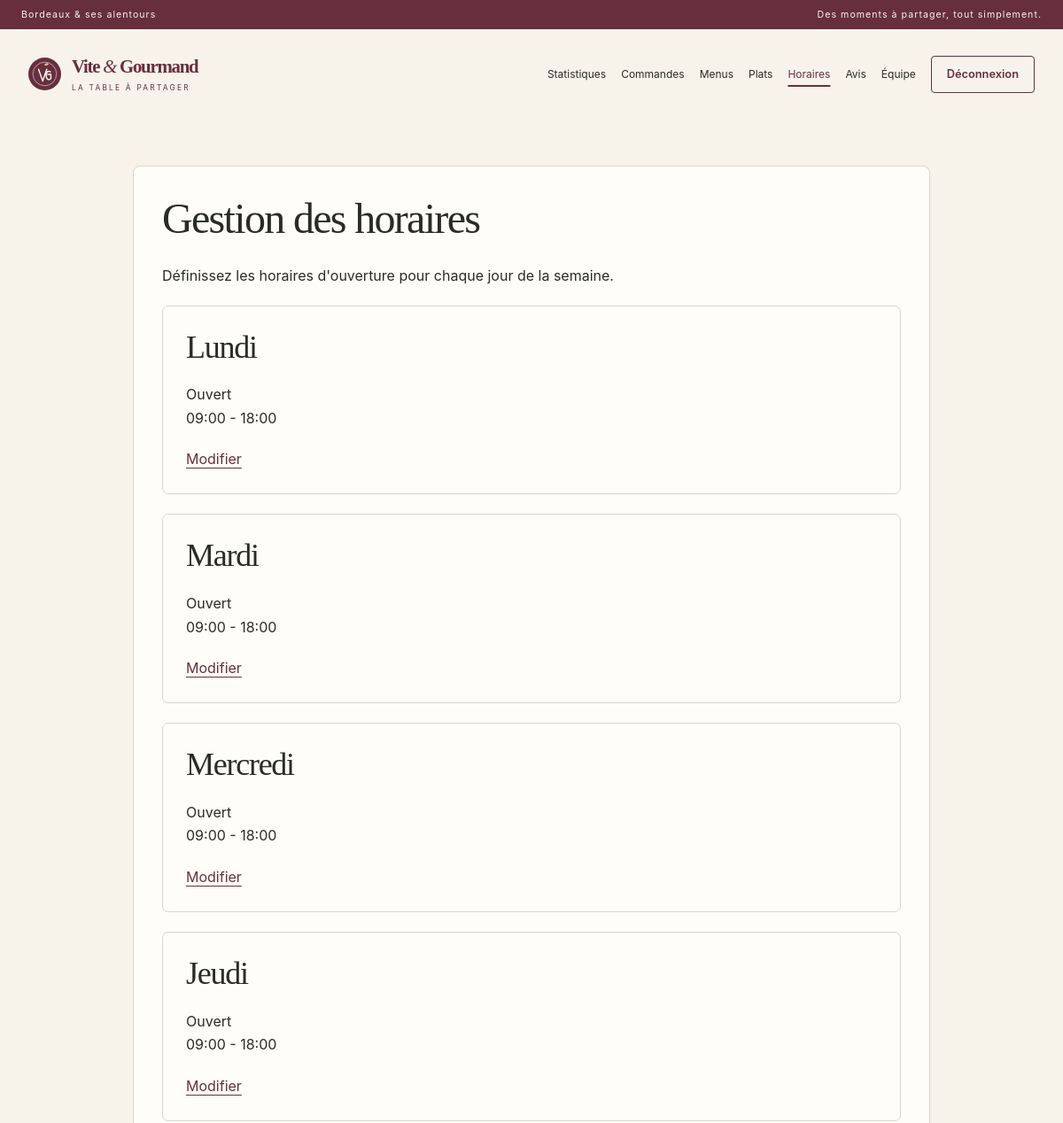
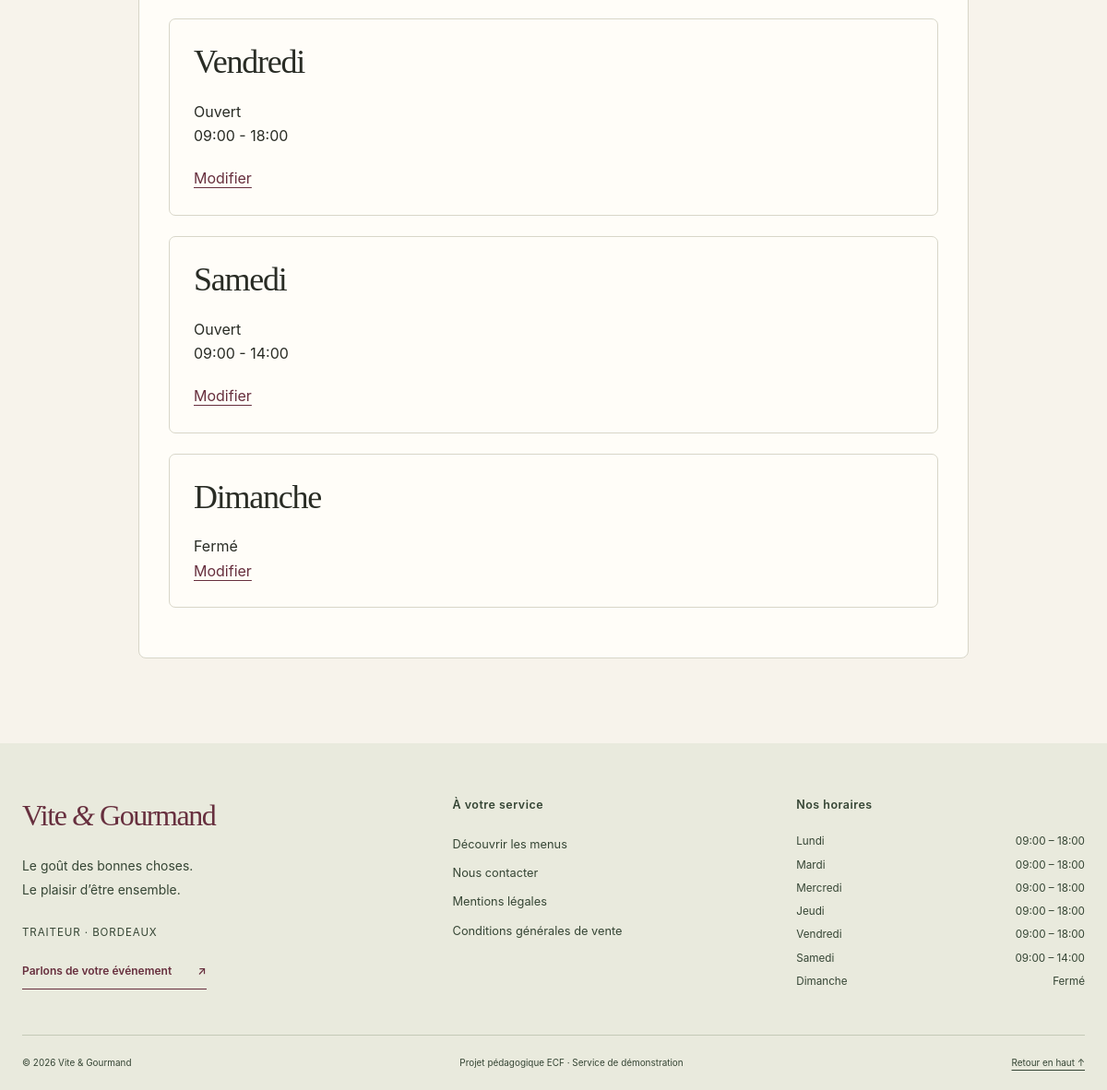
/admin-horaires.php (signed in), run on the app's committed database (2 pictures, top to bottom).
### tables this page shows
CREATE TABLE `horaires` (
    `id` INT NOT NULL AUTO_INCREMENT,
    `jour` VARCHAR(20) NOT NULL,
    `heure_ouverture` TIME DEFAULT NULL,
    `heure_fermeture` TIME DEFAULT NULL,
    `ferme` TINYINT(1) NOT NULL DEFAULT 0,

    PRIMARY KEY (`id`),
    UNIQUE KEY `jour` (`jour`)
);

### Config/security.php (called while the page is built, shortened)
<?php
function e(mixed $value): string
{
    return htmlspecialchars((string) $value, ENT_QUOTES | ENT_SUBSTITUTE, 'UTF-8');
}

### Public/admin-horaires.php (the view, shortened to what this page needs)
<?php
require_once __DIR__ . '/../Config/database.php';
$jours = [
    'Lundi',
    'Mardi',
    'Mercredi',
    'Jeudi',
    'Vendredi',
    'Samedi',
    'Dimanche'
];
$sql = '
    SELECT *
    FROM horaires
';
$stmt = $pdo->prepare($sql);
$stmt->execute();
$horairesBdd = $stmt->fetchAll(
    PDO::FETCH_ASSOC
);
$horaires = [];
foreach ($horairesBdd as $horaire) {
    $horaires[
        $horaire['jour']
    ] = $horaire;
}
?>
<?php require_once __DIR__ . '/../Templates/layout.php';
renderHeader('Gestion des horaires'); ?>
<section class="content-panel">
    <h1>
        Gestion des horaires
    </h1>
    <p>
        Définissez les horaires d'ouverture
        pour chaque jour de la semaine.
    </p>
    <?php foreach ($jours as $jour): ?>
        <?php
        $horaire = $horaires[$jour] ?? null;
        ?>
        <section class="horaire">
            <div class="infos">
                <h2>
                    <?= htmlspecialchars($jour) ?>
                </h2>
                <?php if (!$horaire): ?>
                    <p>
                        Aucun horaire renseigné.
                    </p>
                <?php elseif ((int) $horaire['ferme'] === 1): ?>
                    <span class="ferme">
                        Fermé
                    </span>
                <?php else: ?>
                    <span class="ouvert">
                        Ouvert
                    </span>
                    <p>
                        <?= htmlspecialchars(substr($horaire['heure_ouverture'], 0, 5)) ?>
                        -
                        <?= htmlspecialchars(substr($horaire['heure_fermeture'], 0, 5)) ?>
                    </p>
                <?php endif; ?>
            </div>
            <div>
                <a
                    class="action"
                    href="modifier-horaire.php?jour=<?= urlencode($jour) ?>"
                >
                    <?= $horaire ? 'Modifier' : 'Ajouter' ?>
                </a>
            </div>
        </section>
    <?php endforeach; ?>
</section>
<?php renderFooter($pdo); ?>

### Templates/layout.php (shortened to what this page needs)
<?php
require_once __DIR__ . '/../Config/security.php';
function renderHeader(string $title): void
{
    $role = $_SESSION['role'] ?? '';
    $staff = in_array($role, ['admin', 'employe'], true);
    $links = $staff
        ? ['admin-commandes.php' => 'Commandes', 'admin-menus.php' => 'Menus', 'admin-plats.php' => 'Plats', 'admin-horaires.php' => 'Horaires', 'admin-avis.php' => 'Avis']
        : ['index.php' => 'Accueil', 'menus.php' => 'Nos menus'];
    if ($role === 'admin') {
        $links = ['admin-statistiques.php' => 'Statistiques'] + $links + ['admin-employes.php' => 'Équipe'];
    } elseif ($role === 'utilisateur') {
        $links += ['mes-commandes.php' => 'Mes commandes', 'mon-profil.php' => 'Mon profil'];
    }
    $current = basename($_SERVER['SCRIPT_NAME'] ?? '');
    ?>
<!DOCTYPE html>
<html lang="fr">
<head>
    <link rel="stylesheet" href="style.css?v=<?= filemtime(__DIR__ . '/../Public/style.css') ?>">
</head>
<body class="<?= $staff ? 'staff-page' : 'public-page' ?>">
<div class="announcement">
    <span>Bordeaux & ses alentours</span>
    <span>Des moments à partager, tout simplement.</span>
</div>
<header class="site-header">
    <a class="brand" href="index.php" aria-label="Vite et Gourmand, accueil">
        <img src="assets/images/embleme.svg" alt="" width="45" height="45">
        <span>Vite <i>&</i> Gourmand<small>LA TABLE À PARTAGER</small></span>
    </a>
    <nav id="main-navigation" class="navbar-links" aria-label="Navigation principale">
        <?php foreach ($links as $href => $label): ?>
            <a href="<?= e($href) ?>" <?= $current === $href ? 'aria-current="page"' : '' ?>><?= e($label) ?></a>
        <?php endforeach; ?>
        <?php if (isset($_SESSION['user_id'])): ?>
            <form method="post" action="logout.php" class="logout-form">
                <button class="nav-account" type="submit">Déconnexion</button>
            </form>
        <?php else: ?>
            <a class="nav-account" href="login.php" <?= $current === 'login.php' ? 'aria-current="page"' : '' ?>>Mon espace <span aria-hidden="true">↗</span></a>
        <?php endif; ?>
    </nav>
</header>
<main id="main-content" class="page-shell">
<?php
}
function renderFooter(PDO $pdo): void
{
    $rows = $pdo->query('SELECT jour, heure_ouverture, heure_fermeture, ferme FROM horaires')->fetchAll(PDO::FETCH_ASSOC);
    $horaires = [];
    foreach ($rows as $row) {
        $horaires[strtolower($row['jour'])] = $row;
    }
    ?>
</main>
<footer class="site-footer">
    <div class="footer-grid">
        <div class="footer-intro">
            <a class="footer-brand" href="index.php">Vite <i>&</i> Gourmand</a>
            <p>Le goût des bonnes choses.<br>Le plaisir d’être ensemble.</p>
            <p class="footer-location">Traiteur · Bordeaux</p>
            <a href="contact.php" class="text-link">Parlons de votre événement <span aria-hidden="true">↗</span></a>
        </div>
        <div>
            <h2>À votre service</h2>
            <ul class="footer-links">
                <li><a href="menus.php">Découvrir les menus</a></li>
                <li><a href="contact.php">Nous contacter</a></li>
                <li><a href="mentions-legales.php">Mentions légales</a></li>
                <li><a href="cgv.php">Conditions générales de vente</a></li>
            </ul>
        </div>
        <div>
            <h2>Nos horaires</h2>
            <dl class="opening-hours">
                <?php foreach (['Lundi', 'Mardi', 'Mercredi', 'Jeudi', 'Vendredi', 'Samedi', 'Dimanche'] as $jour): $h = $horaires[strtolower($jour)] ?? null; ?>
                    <div>
                        <dt><?= $jour ?></dt>
                        <dd>
                            <?php if (!$h): ?>
                                Non renseigné
                            <?php elseif ((int) $h['ferme'] === 1): ?>
                                Fermé
                            <?php else: ?>
                                <?= e(substr((string) $h['heure_ouverture'], 0, 5)) ?> – <?= e(substr((string) $h['heure_fermeture'], 0, 5)) ?>
                            <?php endif; ?>
                        </dd>
                    </div>
                <?php endforeach; ?>
            </dl>
        </div>
    </div>
    <div class="footer-bottom">
        <span>© <?= date('Y') ?> Vite & Gourmand</span>
        <span>Projet pédagogique ECF · Service de démonstration</span>
        <a href="#main-content">Retour en haut ↑</a>
    </div>
</footer>
</body>
</html>
<?php
}

### data on the page
horaires: jour "Lundi", heure_ouverture "09:00", heure_fermeture "18:00"
horaires: jour "Mardi", heure_ouverture "09:00", heure_fermeture "18:00"
horaires: jour "Mercredi", heure_ouverture "09:00", heure_fermeture "18:00"
horaires: jour "Jeudi", heure_ouverture "09:00", heure_fermeture "18:00"
horaires: jour "Vendredi", heure_ouverture "09:00", heure_fermeture "18:00"
horaires: jour "Samedi", heure_ouverture "09:00", heure_fermeture "14:00"

### other printed values
$label "Statistiques"
$label "Commandes"
$label "Menus"
$label "Plats"
$label "Horaires"
$label "Avis"
$label "Équipe"
$jour "Dimanche"
